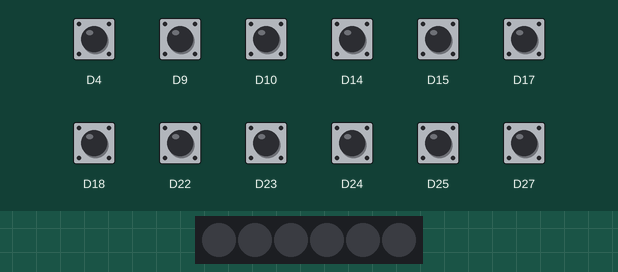
The program below on a simulated CircuitPython board. Shown: 6 RGB LEDs in strip order, left to right. The test bench sets the inputs (shaded band); at power-on: D4, D9, D10, D14, D15, D17, D18, D22–25, D27 HIGH.

Above: at 1.2 s.
1.3 s: D14 pulled LOW for 0.15 s
At 1.46 s:
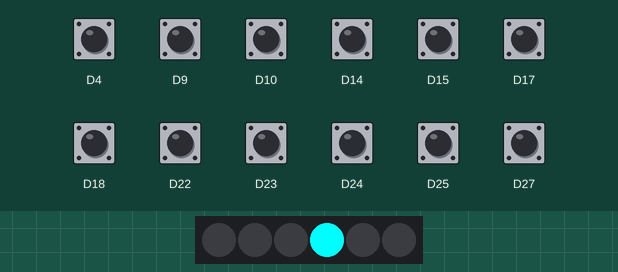
3.5 s: D15 pulled LOW for 1 s
At 4.3 s:
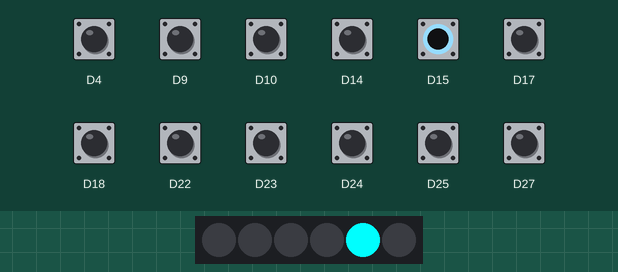
5.1 s: D18 pulled LOW for 0.15 s
At 5.29 s:
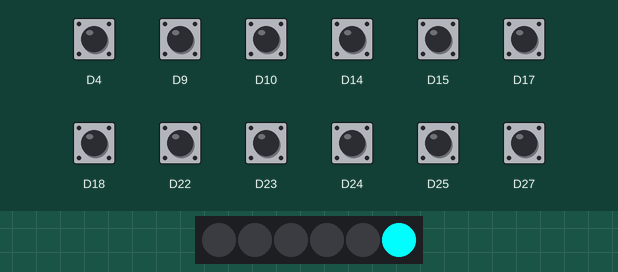
6.9 s: D23 pulled LOW for 0.15 s
At 7.08 s:
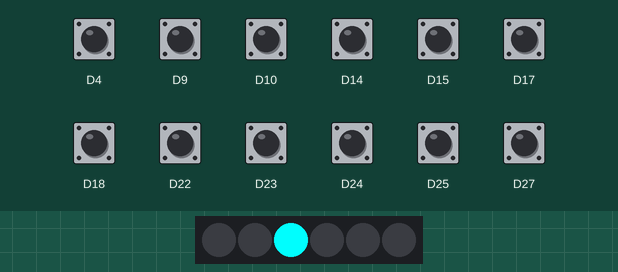
8.7 s: D24 pulled LOW for 0.15 s
At 8.88 s:
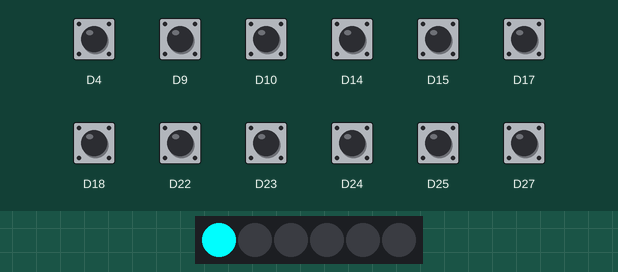
10.5 s: D25 pulled LOW for 0.15 s
At 10.65 s:
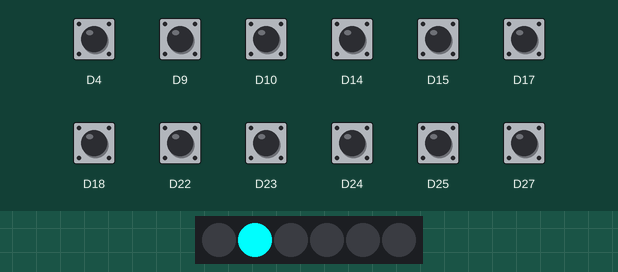
Timing chart, 0 to 17.2 s (numbered marks = the images above; inputs shaded):
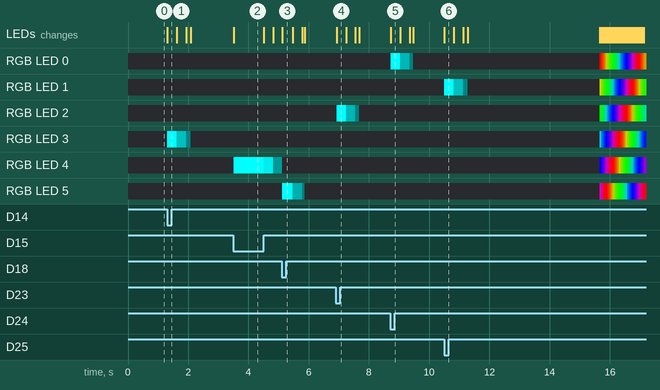

Measured:
- after the input at 1.3 s, RGB LED 3: off → RGB(0, 250, 250) at once, → RGB(0, 82, 82) 0.31 s later, → RGB(0, 7, 7) 0.31 s later, → off 0.16 s later; the LEDs: change at once (image 1)
- after the input at 3.5 s, RGB LED 4: off → RGB(0, 250, 250) at once, → RGB(0, 200, 200) 0.99 s later, → RGB(0, 25, 25) 0.31 s later; the LEDs: change at once (image 2)
- after the input at 6.9 s, RGB LED 2: off → RGB(0, 250, 250) at once, → RGB(0, 65, 65) 0.31 s later, → RGB(0, 5, 5) 0.31 s later, → off 0.13 s later; the LEDs: change at once (image 4)
- after the input at 8.7 s, RGB LED 0: off → RGB(0, 250, 250) at once, → RGB(0, 65, 65) 0.31 s later, → RGB(0, 5, 5) 0.31 s later, → off 0.13 s later; the LEDs: change at once (image 5)
- after the input at 10.5 s, the LEDs: change at once (image 6)

The program:

brpixel4pi.py
```python
# (licence header left out)
import time
import os
import board
import digitalio
import neopixel
try:
    from rainbowio import colorwheel
except ImportError:
    try:
        from _pixelbuf import colorwheel
    except ImportError:
        from adafruit_pypixelbuf import colorwheel
from configs import config

# 버튼 핀 설정, LED순서
# mk_arcade_joystick_rpi기준 A:D25,B:D24,X:D15,Y:D18,TL:D14,TR:D23,start:D10,select:D9

button_pins = []
button_leds = []
button_keys = ['A', 'B', 'TR', 'X', 'Y', 'TL', 'SELECT', 'START']
for i, button in enumerate(button_keys):
    if config.get(button):
        button_pins.append(config.get(button))
        button_leds.append(config.get(button+'_led', -1))
buttons = [digitalio.DigitalInOut(pin) for pin in button_pins]
for button in buttons:
    button.direction = digitalio.Direction.INPUT
    button.pull = digitalio.Pull.UP

dpad_pins = []
dpad_leds = []
dpad_keys = ['UP', 'DOWN', 'LEFT', 'RIGHT']
for i, dpad in enumerate(dpad_keys):
    if config.get(dpad):
        dpad_pins.append(config.get(dpad))
        dpad_leds.append(config.get(dpad+'_led', -1))
dpads = [digitalio.DigitalInOut(pin) for pin in dpad_pins]
for dpad in dpads:
    dpad.direction = digitalio.Direction.INPUT
    dpad.pull = digitalio.Pull.UP

#NeoPixel
if config.get('neopixel_pin'):
    default_color = config.get('default_color')
    led_color = config.get('led_color')
    num_pixels = max([max(button_leds),max(dpad_leds)])+1
    if len(led_color) < num_pixels:
        for i in range (num_pixels - len(led_color)):
            led_color.append(default_color)
    pixels = neopixel.NeoPixel(config.get('neopixel_pin'), num_pixels, auto_write=False)
    pixels.brightness = config.get('led_brightness')
    fadingstep = config.get('fadingstep')
    activetime = config.get('activetime')
    Neopixel = True
else :
    Neopixel = False

#레인보우 효과
def rainbow(speed):
    ebreak = False
    while True:
        for j in range(255):
            for i in range(num_pixels):
                pixel_index = (i * 256 // num_pixels) + j*10
                pixels[i] = colorwheel(pixel_index & 255)
            for i, button in enumerate(buttons):
                if not button.value:
                    ebreak = True
                    break
            for i, hat in enumerate(dpads):
                if not hat.value:
                    ebreak = True
                    break
            if (ebreak):
                break
            pixels.show()
            time.sleep(speed)
        if (ebreak):
            break

#컬러 변경
def colorchase(color, speed):
    ebreak = False
    for i in range(num_pixels):
        pixels[i] = color
        time.sleep(speed)
        pixels.show()
        for i, button in enumerate(buttons):
            if not button.value:
                ebreak = True
                break
        for i, hat in enumerate(dpads):
            if not hat.value:
                ebreak = True
                break
        if (ebreak):
            break
    time.sleep(0.5)

def pixelfading(index):
    if pixels[index][0]+pixels[index][1]+pixels[index][2] > 0:
        pixels[index]=(max([pixels[index][0] - pixels[index][0]/255 * fadingstep,0]), max([pixels[index][1] - pixels[index][1]/255 * fadingstep,0]), max([pixels[index][2] - pixels[index][2]/255 * fadingstep,0]))

current_time = time.monotonic()

while True:
    if Neopixel:
        if time.monotonic() - current_time > activetime:
            rainbow(0.05)
    # Button pressed value = False
    for i, button in enumerate(buttons):
        if not button.value:
            if not button_leds[i] == -1 and Neopixel:
                pixels[button_leds[i]] = led_color[button_leds[i]]
            current_time = time.monotonic()
        else:
            if not button_leds[i] == -1 and Neopixel:
                pixelfading(button_leds[i])
    # Direction
    for i, dpad in enumerate(dpads):
        if not dpad.value:
            if not dpad_leds[i] == -1 and Neopixel:
                pixels[dpad_leds[i]] = led_color[dpad_leds[i]]
            current_time = time.monotonic()
        else:
            if not dpad_leds[i] == -1 and Neopixel:
                pixelfading(dpad_leds[i])
    if Neopixel:
        pixels.show()
    time.sleep(0.03)
```

configs.py
```python
import board
# color preset
RED = (255,  0,  0)
YELLOW = (255, 150, 0)
GREEN = (0, 255, 0)
CYAN = (0, 250, 250)
BLUE = (0, 0, 255)
PURPLE = (180, 0, 255)
GREY = (30, 30, 30)
WHITE = (250, 250, 250) # better not to use

config = {
   # 4way Joystick pins
   # You can set NeoPixel LED index number with "~_led" parameter / comment out anything if you don't need LED
   # Default mk_arcade_joystick_rpi 1p pinmap - up:D4,down:D17,left:D27,right:D22,A:D25,B:D24,X:D15,Y:D18,TL:D14,TR:D23,start:D10,select:D9
   # 방향키 핀 및 LED 번호(순서)지정
   "UP":board.D4,
   #"UP_led": 0,
   "DOWN":board.D17,
   #"DOWN_led": 0,
   "LEFT":board.D27,
   #"LEFT_led": 0,
   "RIGHT":board.D22,
   #"RIGHT_led": 0,

   # Buttons
   #   Y-X-L-
   #   B-A-R-
   # NeoPixels
   #   5-4-3-
   #   0-1-2-
   #You can set NeoPixel LED index number with "~_led" parameter :
   # comment out anything if you don't need
   # 사용할 버튼 항목만 주석 삭제 후 설정
   # LED가 있을시 "버튼_led"값으로 번호 설정, 없을시 주석처리하거나 생략
   "A":board.D25,
   "A_led": 1,
   "B":board.D24,
   "B_led": 0,
   "X":board.D15,
   "X_led": 4,
   "Y":board.D18,
   "Y_led": 5,
   "TL":board.D14,
   "TL_led": 3,
   "TR":board.D23,
   "TR_led": 2,
   "START":board.D10,
   #"START_led": 7,
   "SELECT":board.D9,
   #"SELECT_led": 6,

   # NeoPixel - WS2812 : D10, D12, D18, D21(recommend) pin only
   # 네오픽셀 ws2812b 핀 설정
   # D10, D12, D18, D21만 가능 (D21 추천)
   "neopixel_pin": board.D21,
   # RED, YELLOW, GREEN, CYAN, BLUE, PURPLE, GREY, WHITE
   # RGB LED Color, must set as many as LED lights you have
   # 버튼 별 기본 색상 설정 *LED 개수 만큼 지정할 것
   "led_color": [CYAN, CYAN, CYAN, CYAN, CYAN, CYAN ],
   # Default color for buttons with no assigned color
   "default_color":GREY,
   # LED 밝기 1이 최대
   "led_brightness": 1, # 1 is maximum value
   # 버튼 디밍 단계 (0~255), 높을수록 빨리 꺼짐
   "fadingstep" : 50, # Dimming speed - higher, faster
   # 대기모드 진입 시간 (초)
   "activetime" : 5, # Standby mode entry time(sec)
}
```
